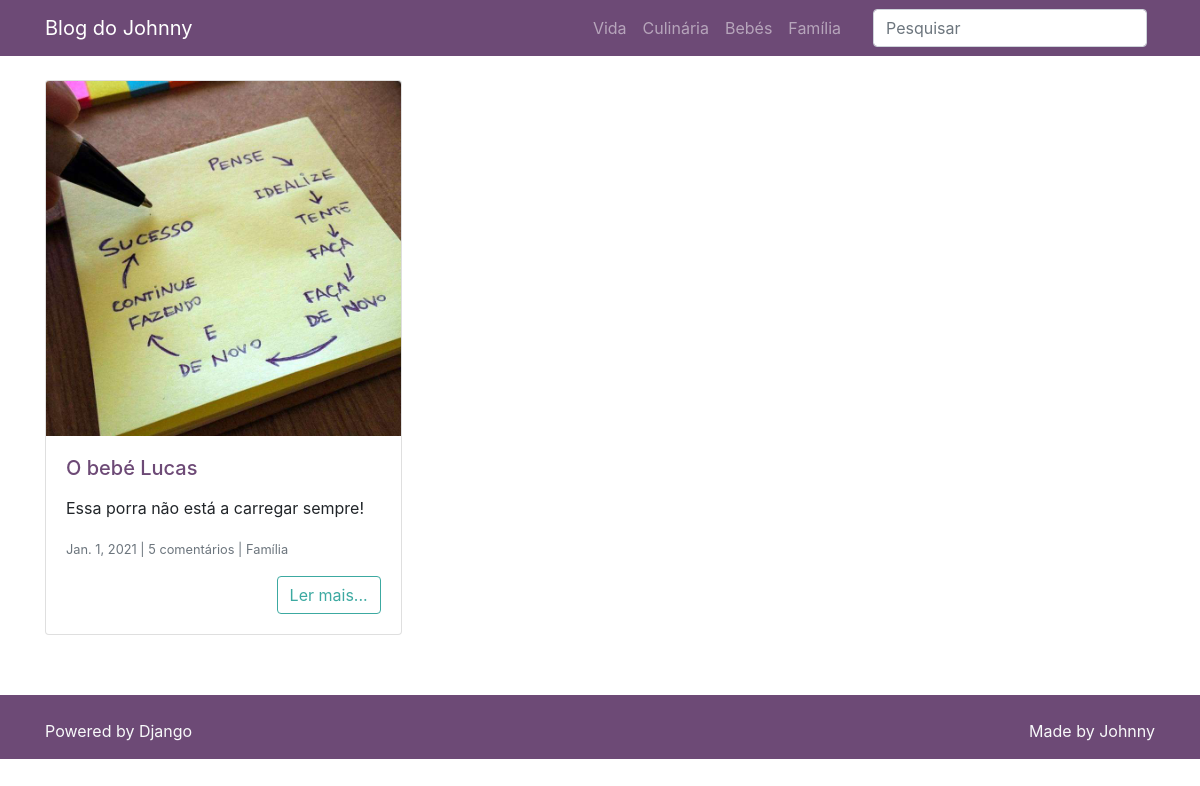
Page /categoria/Família on the committed database.
### categorias/models.py (models this page shows)
class Categoria(models.Model):
    nome = models.CharField('Categoria', max_length=50, blank=False, unique=True)
    def __str__(self):
        return self.nome

### posts/models.py (models this page shows, shortened)
class Post(models.Model):
    titulo_post = models.CharField('Título', max_length=255, blank=False)
    autor_post = models.ForeignKey(User, on_delete=models.DO_NOTHING, verbose_name='Autor')
    data_post = models.DateTimeField('Data do post', default=timezone.now)
    conteudo_post = models.TextField('Conteúdo', )
    excerto_post = models.TextField('Excerto do post', )
    categoria_post = models.ForeignKey(Categoria, on_delete=models.DO_NOTHING, blank=True, null=True, verbose_name='Categoria do post')
    imagem_post = models.ImageField('Imagem', upload_to='post_images', blank=True)
    publicado_post = models.BooleanField('Publicado', default=False)

### posts/views.py (the view)
# urls.py: path('categoria/<str:categoria>', views.PostCategoria.as_view(), name='post_categoria'),
class PostCategoria(PostIndex):
    template_name = 'posts/post_categoria.html'
    def get_queryset(self):
        qs = super().get_queryset()
        qs = qs.select_related('categoria_post')
        categoria = self.kwargs.get('categoria', None)
        if not categoria:
            return qs
        qs = qs.filter(categoria_post__nome__iexact=categoria)
        return qs

### posts/templatetags/my_filters.py (called while the page is built)
@register.filter(name='coment_plural')
def coment_plural(valor):
    try:
        num_comentarios = int(valor)
        if num_comentarios == 0:
            return 'Nenhum comentário'
        elif num_comentarios == 1:
            return f'{num_comentarios} comentário'
        else:
            return f'{num_comentarios} comentários'
    except:
        return f'{num_comentarios} comentarios'

### posts/views.py (called while the page is built)
    def get_context_data(self, **kwargs):
        context = super().get_context_data(**kwargs)
        context['categorias'] = Categoria.objects.all()
        return context

    def get_queryset(self):
        qs = super().get_queryset()
        qs = qs.order_by('-id').filter(publicado_post=True)
        qs = qs.annotate(
            numero_comentarios=Count(
                Case(
                    When(comentario__publicado_comentario=True, then=1)
                )
            )
        )
        return qs

### posts/templates/posts/post_categoria.html (shortened to what this page needs)
{% extends 'posts/index.html' %}
{% load humanize %}

### posts/templates/posts/index.html (shortened to what this page needs)
{% extends 'base.html' %}
{% load humanize %}
{% load my_filters %}
{% block conteudo %}
<div class="card-columns mt-4">
    {% for post in posts %}
    <div class="card">
        {% if post.imagem_post %}
        <a href="{% url 'post_detalhes' post.id %}">
            <img class="card-img-top"
                 src="{{ post.imagem_post.url }}"
                 alt="{{ post.titulo_post }}">
        {% endif %}
        </a>
        <div class="card-body">
            <h5 class="card-title">
                <a href="{% url 'post_detalhes' post.id %}">
                    {{ post.titulo_post }}
                </a>
            </h5>
            <p class="card-text">
                {{ post.excerto_post|safe }}
            </p>
            <p class="card-text">
                <small class="text-muted">
                    {{ post.data_post|naturalday|title }} | {{ post.numero_comentarios|coment_plural }} | {{ post.categoria_post }}</small>
            </p>
            <div class="text-right">
                <a href="{% url 'post_detalhes' post.id %}" class="btn btn-outline-secondary">Ler mais...</a>
            </div>
        </div>
    </div>
    {% endfor %}
</div>
{% endblock %}

### templates/parciais/_nav.html (shortened to what this page needs)
<nav class="navbar navbar-expand-lg navbar-dark bg-primary static-top">
    <div class="container">
        <a class="navbar-brand" href="{% url 'index' %}">Blog do Johnny</a>
        <div class="collapse navbar-collapse" id="navbarResponsive">
            <ul class="navbar-nav ml-auto">
                {% for categoria in categorias %}
                <li class="nav-item">
                    <a class="nav-link" href="{% url 'post_categoria' categoria.nome %}">{{ categoria.nome }}</a>
                </li>
                {% endfor %}
            </ul>
            <form class="form-inline my-2 my-lg-0 ml-lg-4" action="{% url 'post_busca' %}">
                <input name="termo" value="{{ request.GET.termo }}" class="form-control mr-sm-2" type="search" placeholder="Pesquisar"
                       aria-label="Search">
            </form>
        </div>
    </div>
</nav>

### rows in the picture
Categoria: nome "Vida"
Categoria: nome "Culinária"
Categoria: nome "Bebés"
Categoria: nome "Família"
Post: imagem_post (picture), titulo_post "O bebé Lucas", excerto_post "Essa porra não está a carregar sempre!", data_post "Jan. 1, 2021", numero_comentarios|coment_plural "5 comentários", categoria_post "Família"
